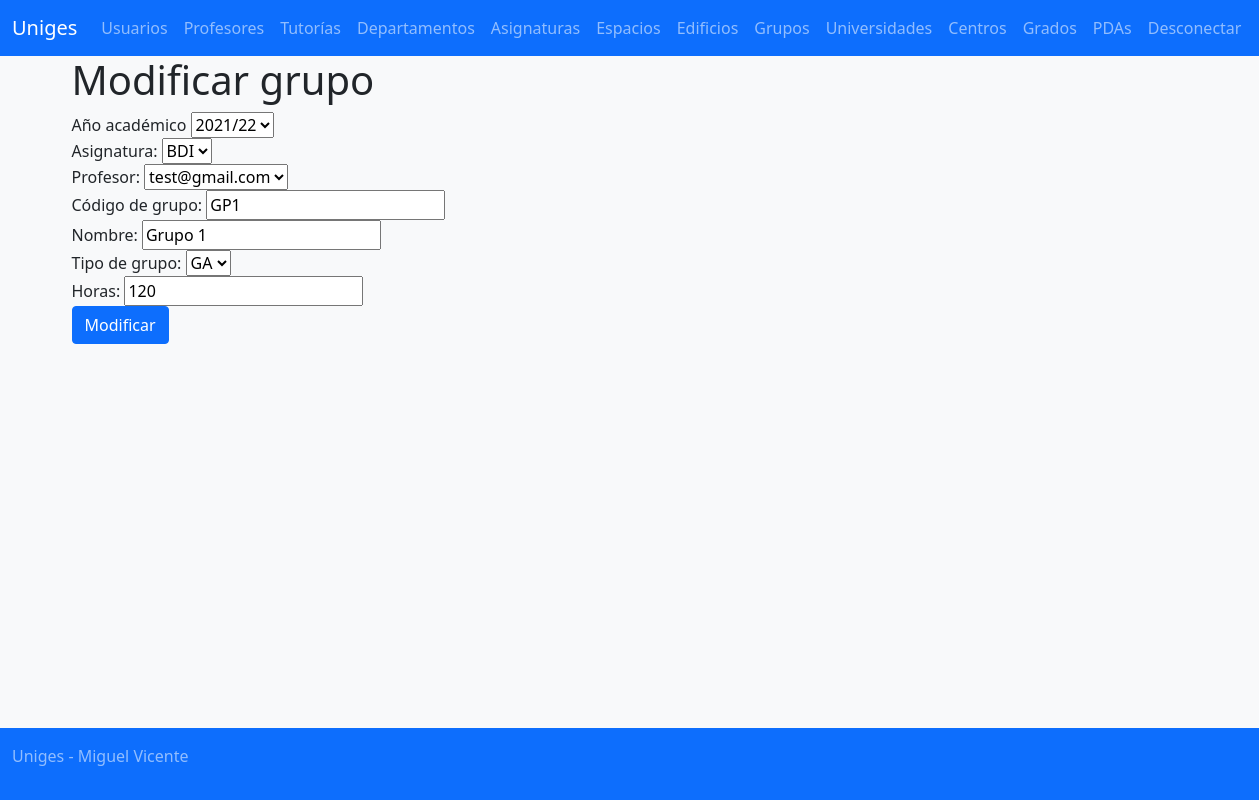
Page /?controller=group&action=edit&id=1 (signed in) on the committed database.
### tables this page shows
create table `group` (
	id int not null auto_increment primary key,
	academicyear_id int not null,
	subject_id int not null,
	professor_id int default null,
	code varchar(255) not null,
	name varchar(255) not null,
	type enum('GA','GB','GC') not null,
	hours int not null,
	deleted tinyint(1) not null default 0);

create table `academicyear` (
	id int not null auto_increment primary key,
	name varchar(10) not null,
	deleted tinyint(1) not null default 0);

create table `subject` (
	id int not null auto_increment primary key,
	academicyear_id int not null,
	degree_id int not null,
	department_id int not null,
	professor_id int not null,
	code varchar(10) not null,
	name varchar(255) not null,
	content varchar(255) not null,
	credits int not null,
	type enum('OB', 'OP', 'FB') not null,
	hours int not null,
	semester enum('1','2') not null,
	deleted tinyint(1) not null default 0);

create table professor (
	id int not null auto_increment primary key,
	academicyear_id int not null,
	department_id int not null,
	dedication varchar(10) not null,
	user_id int not null,
	deleted tinyint(1) not null default 0);

create table user (
       id int not null auto_increment primary key,
	dni varchar(9) not null,
	name varchar(255) not null,
	surname varchar(255) not null,
	email varchar(255),
	password varchar(128),
	deleted tinyint(1) not null default 0);

### modelos/AcademicYearModel.php (called while the page is built, shortened)
<?php
class AcademicYearModel {
	private static function readFromAssoc($fila) {
		$ret = new AcademicYearModel();
		$ret->id = $fila["id"];
		$ret->name = $fila["name"];
		$ret->deleted = $fila["deleted"];
		return $ret;
	}
	public static function findAll() {
		$conn = Connection::getConnection();
		$stat = $conn->prepare("SELECT * FROM academicyear WHERE deleted = 0");
		$stat->execute();
		$result = $stat->get_result();
		$ret = array();
		while($fila = $result->fetch_assoc()) {
			array_push($ret, AcademicYearModel::readFromAssoc($fila));
		}
		return $ret;
	}
}
?>

### controladores/GroupController.php (called while the page is built, shortened)
<?php
include_once 'modelos/GroupModel.php';
include_once 'modelos/AcademicYearModel.php';
include_once 'modelos/SubjectModel.php';
include_once 'modelos/ProfessorModel.php';
include_once 'modelos/UserModel.php';
class GroupController {
    function edit() {
        $ay = AcademicYearModel::findAll();
        $subj = SubjectModel::findAll();
        $prof = ProfessorModel::findAll();
        foreach($prof as &$p) {
            $p->user = UserModel::findById($p->user_id);
        }
        $group = GroupModel::findById($_REQUEST["id"]);
        $data = array("ay" => $ay, "subj" => $subj, "prof" => $prof, "group" => $group);
    }
}
?>

### modelos/SubjectModel.php (called while the page is built, shortened)
<?php
class SubjectModel {
    public static function findAll() {
        $conn = Connection::getConnection();
        $stat = $conn->prepare("SELECT * FROM subject WHERE deleted = 0");
        $stat->execute();
        $result = $stat->get_result();
        $value = array();
        while($fila = $result->fetch_object("SubjectModel")) {
            array_push($value, $fila);
        }
        return $value;
    }
}
?>

### modelos/ProfessorModel.php (called while the page is built, shortened)
<?php
class ProfessorModel {
	private static function readFromAssoc($fila) {
	    	$res = new ProfessorModel();
		$res->id = $fila["id"];
		$res->academicyear_id = $fila["academicyear_id"];
		$res->department_id = $fila["department_id"];
		$res->dedication = $fila["dedication"];
		$res->deleted = $fila["deleted"];
		$res->user_id = $fila["user_id"];
		return $res;
	}
    public static function findAll() {
	    $conn = Connection::getConnection();
	    $stat = $conn->prepare("SELECT * FROM professor WHERE professor.deleted = 0");
	    $stat->execute();
	    $result = $stat->get_result();
	    $return = array();
	    while($fila = $result->fetch_assoc()) {
	    	array_push($return, ProfessorModel::readFromAssoc($fila));
	    }
	    return $return;
    }
}
?>

### modelos/GroupModel.php (called while the page is built, shortened)
<?php
class GroupModel {
    static public function findById($id) {
        $conn = Connection::getConnection();
        $stat = $conn->prepare("SELECT * FROM `group` WHERE deleted = 0 AND id = ?");
        $stat->bind_param("i", $id);
        $stat->execute();
        $result = $stat->get_result();
        return $result->fetch_object("GroupModel");
    }
}
?>

### modelos/UserModel.php (called while the page is built, shortened)
<?php
class UserModel {
	static private function readFromAssoc($user_data) {
		$result_user = new UserModel();
		$result_user->id = $user_data["id"];
		$result_user->dni = $user_data["dni"];
		$result_user->name = $user_data["name"];
		$result_user->surname = $user_data["surname"];
		$result_user->email = $user_data["email"];
		$result_user->password = $user_data["password"];
		$result_user->deleted = $user_data["deleted"];
		return $result_user;
	}
	static function findById($id) {
		$conn = Connection::getConnection();
		$stat = $conn->prepare("SELECT * FROM user WHERE id = ? AND deleted = 0");
		$stat->bind_param("i", $id);
		$stat->execute();
		$result = $stat->get_result();
		$user_data = $result->fetch_assoc();
		$result_user = UserModel::readFromAssoc($user_data);
		return $result_user;
	}
}
?>

### vistas/group/edit.php (the view, shortened to what this page needs)
<h1><?= $strings["group_edit_title"] ?></h1>
<?php $group = $data["group"]; ?>
<form action="/?controller=group&action=edit_end" method="POST">
<div class="form-group">
<label for="academicyear"><?=$strings["subject_field_acadyear"]?></label>
<select id="academicyear" name="academicyear_id">
<?php foreach($data["ay"] as $ay) { ?>
    <option value="<?=$ay->id?>" <?= $ay->id == $group->academicyear_id ? "selected" : "" ?>><?=$ay->name?></option>
<?php } ?>
</select>
</div>
<div class="form-group">
<label for="subject"><?=$strings["group_field_subject"]?></label>
<select id="subject" name="subject_id">
<?php foreach($data["subj"] as $s) { ?>
    <option value="<?= $s->id ?>" <?= $s->id == $group->subject_id ? "selected" : "" ?>><?= $s->code ?></option>
<?php } ?>
</select>
</div>
<div class="form-group">
<label for="professor"><?=$strings["group_field_professor"]?></label>
<select id="professor" name="professor_id">
<?php foreach($data["prof"] as $p) { ?>
    <option value="<?= $p->id ?>" <?= $p->id == $group->professor_id ? "selected" : "" ?>><?= $p->user->email ?></option>
<?php } ?>
</select>
</div>
<div class="form-group">
<label for="code"><?= $strings["group_field_code"] ?></label>
<input type="text" id="code" name="code" placeholder="<?= $strings["group_field_code_ph"] ?>" value="<?= $group->code ?>" />
</div>
<div class="form-group">
<label for="name"><?= $strings["group_field_name"] ?></label>
<input type="text" id="name" name="name" placeholder="<?= $strings["group_field_name_ph"] ?>" value="<?= $group->name ?>" />
</div>
<div class="form-group">
<label for="type"><?= $strings["group_field_type"] ?></label>
<select name="type" id="type">
    <option value="GA" <?= $group->type == "GA" ? "selected" : "" ?>>GA</option>
</select>
</div>
<div class="form-group">
<label for="hours"><?= $strings["group_field_hours"] ?></label>
<input type="text" id="hours" name="hours" placeholder="<?= $strings["group_field_hours_ph"] ?>" value="<?= $group->hours ?>" />
</div>
<input type="submit" value="<?= $strings["group_edit_submit"] ?>" class="btn btn-primary" />
</form>

### rows in the picture
group: academicyear_id "2021/22", subject_id "BDI", professor_id "test@gmail.com", code "GP1", name "Grupo 1", type "GA", hours "120"

### other values in the picture
$strings["app_title"] "Uniges"
$strings["navbar_user"] "Usuarios"
$strings["navbar_professor"] "Profesores"
$strings["navbar_tutoria"] "Tutorías"
$strings["navbar_department"] "Departamentos"
$strings["navbar_subject"] "Asignaturas"
$strings["navbar_space"] "Espacios"
$strings["navbar_building"] "Edificios"
$strings["navbar_group"] "Grupos"
$strings["navbar_college"] "Universidades"
$strings["navbar_centre"] "Centros"
$strings["navbar_degree"] "Grados"
$strings["navbar_pda"] "PDAs"
$strings["logout"] "Desconectar"
$strings["group_edit_title"] "Modificar grupo"
